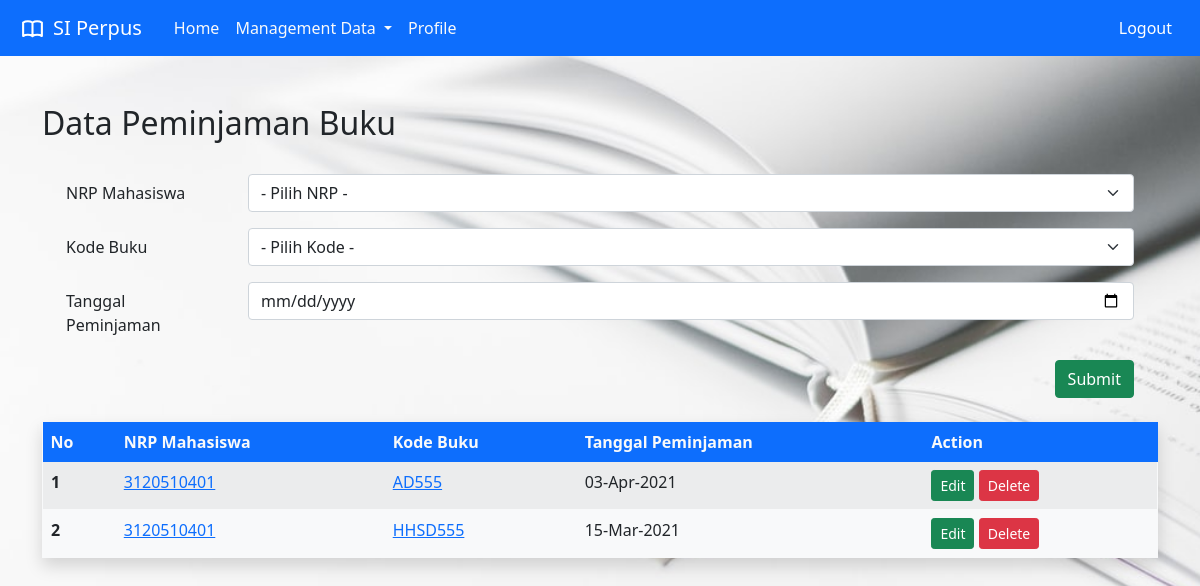
Page /pinjam/main.php (signed in) on the earlier database version.
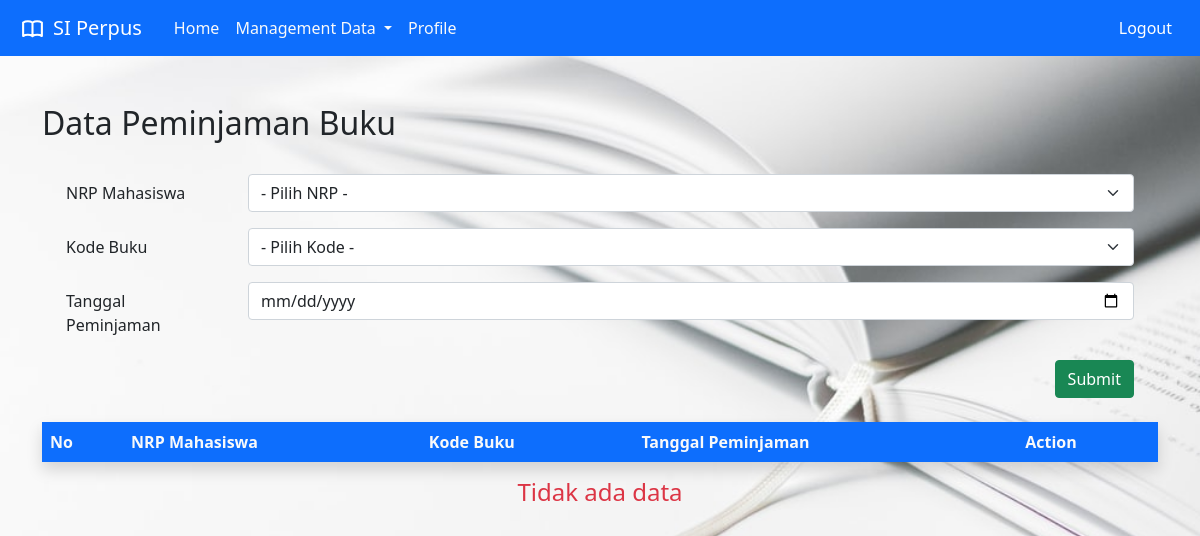
Same page on the later database version.
### tables this page shows
CREATE TABLE `tb_pinjam` (
  `id_pinjam` int(11) NOT NULL,
  `nrp_mhs` varchar(10) NOT NULL,
  `kode_buku` varchar(10) NOT NULL,
  `tgl_pinjam` date NOT NULL
);

### pinjam/main.php (the view, shortened to what this page needs)
<?php
include '../header.php';
include '../navbar.php';
include '../koneksi.php';
$sql = "SELECT *FROM tb_pinjam";
$result = mysqli_query($konek, $sql);
?>
<div class="container my-4">
    <br>
    <h2>Data Peminjaman Buku</h2>
    <div class="p-4">
        <form action="insert.php" method="POST">
            <div class="mb-3 row">
                <label for="nrp_mhs" class="col-sm-2 col-form-label">NRP Mahasiswa</label>
                <div class="col-sm-10">
                    <select class="form-select" name="nrp_mhs" required>
                        <option value="" selected>- Pilih NRP -</option>
                    </select>
                </div>
            </div>
            <div class="mb-3 row">
                <label for="nrp_mhs" class="col-sm-2 col-form-label">Kode Buku</label>
                <div class="col-sm-10">
                    <select class="form-select" name="kode_buku" required>
                        <option value="" selected>- Pilih Kode -</option>
                    </select>
                </div>
            </div>
            <div class="mb-3 row">
                <label for="tgl_pinjam" class="col-sm-2 col-form-label">Tanggal Peminjaman</label>
                <div class="col-sm-10">
                    <input type="date" class="form-control" name="tgl_pinjam" required>
                </div>
            </div>
            <div class="d-flex justify-content-end">
                <button class="btn btn-success" type="submit" name="submit">
                    Submit
                </button>
            </div>
        </form>
    </div>
    <table class="table table-striped border border-light shadow">
        <thead class="bg-primary">
            <tr class="text-light" style="border-style: hidden !important;">
                <th scope="col">No</th>
                <th scope="col">NRP Mahasiswa</th>
                <th scope="col">Kode Buku</th>
                <th scope="col">Tanggal Peminjaman</th>
                <th scope="col">Action</th>
            </tr>
        </thead>
        <tbody class="bg-light">
            <?php
            $i = 1;
            if (mysqli_num_rows($result) > 0) {
                while ($row = mysqli_fetch_assoc($result)) {
                    $id = $row['id_pinjam'];
                    $nrp_mhs = $row['nrp_mhs'];
                    $kode_buku = $row['kode_buku'];
                    $tgl_pinjam = $row['tgl_pinjam'];
            ?>
                    <tr>
                        <th scope="row"><?= $i++ ?></th>
                        <td><a href="lihat-mhs.php?nrp=<?= $nrp_mhs ?>"><?= $nrp_mhs ?></a></td>
                        <td><a href="lihat-buku.php?kode=<?= $kode_buku ?>"><?= $kode_buku ?></a></td>
                        <td><?= date('d-M-Y', strtotime($tgl_pinjam)) ?></td>
                        <td>
                            <a href="edit.php?id_pinjam=<?= $id ?>" class="btn btn-sm btn-success">Edit</a>
                            <a href="delete.php?id_pinjam=<?= $id ?>" onclick="return confirm('Apakah anda yakin ingin menghapusnya?')" class="btn btn-sm btn-danger">Delete</a>
                        </td>
                    </tr>
            <?php }
            } else {
                $kosong = "<h4 class='d-flex justify-content-center text-danger'>Tidak ada data</h4>";
            }
            ?>
        </tbody>
    </table>
    <?= $kosong ?? '' ?>
</div>
<?php include '../footer.php'; ?>

Differences in the rows shown:
removed tb_pinjam: nrp_mhs "3120510401", kode_buku "AD555", tgl_pinjam "03-Apr-2021"
removed tb_pinjam: nrp_mhs "3120510401", kode_buku "HHSD555", tgl_pinjam "15-Mar-2021"
Other differences:
text now shown: "Tidak ada data"
